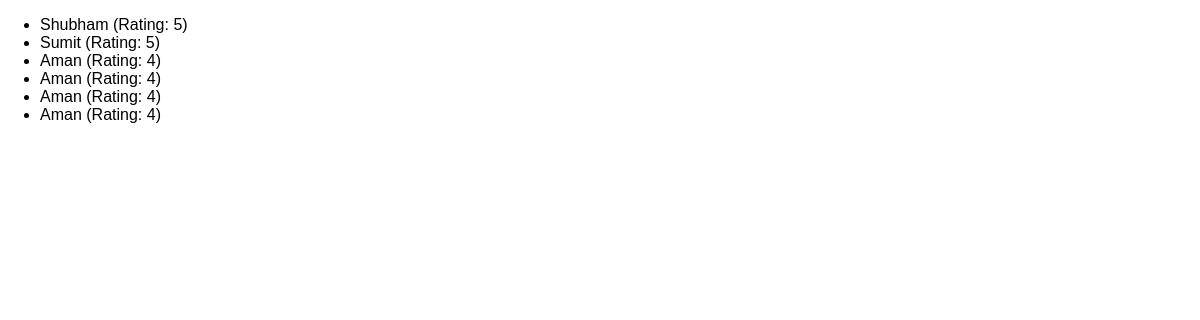
The page /reviews/ on the database as committed earlier.
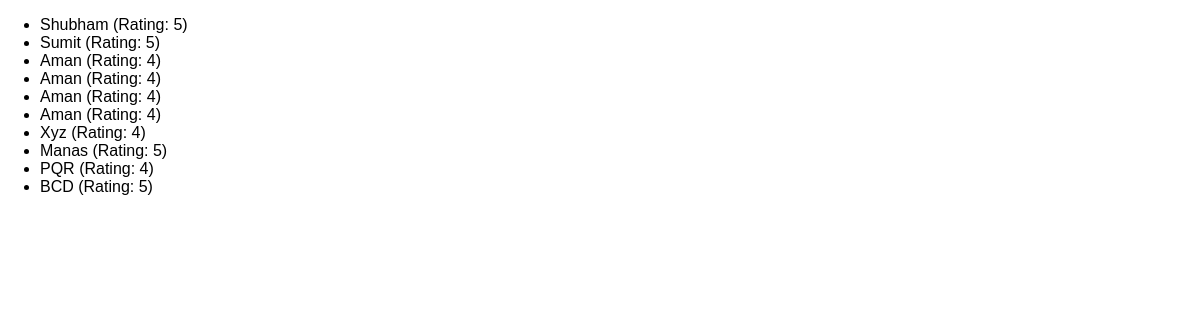
The same page on the database as committed later.
### reviews/models.py (models this page shows)
class Review(models.Model):
    user_name = models.CharField(max_length=100)
    review_text = models.TextField()
    rating = models.IntegerField()

### reviews/views.py (the view)
# urls.py: path("reviews/", views.ReviewListView.as_view()),
class ReviewListView(ListView):
    template_name = "reviews/review-list.html"
    model = Review
    context_object_name = "reviews"
    def get_queryset(self):
        base_query = super().get_queryset()
        data = base_query.filter(rating__gte=4)
        return data

### reviews/templates/reviews/review-list.html (shortened to what this page needs)
{% extends "reviews/base.html" %}
{% block content %}
    <ul>
        {% for review in reviews %}
            <li>{{ review.user_name }} (Rating: {{ review.rating }})</li>
        {% endfor%}
    </ul>
{% endblock %}

### reviews/templates/reviews/base.html (shortened to what this page needs)
{% load static %}
<!DOCTYPE html>
<html lang="en">
<head>
    <link rel="stylesheet" href={% static "reviews/styles.css" %}>
</head>
<body>
    {% block content %}
    {% endblock %}
</body>
</html>

### reviews/static/reviews/styles.css (style rules this page uses)
body { font-family: sans-serif; margin: 0; }

Rows that differ between the two databases and show on the page:
added Review: user_name "Xyz", rating "4"
added Review: user_name "Manas", rating "5"
added Review: user_name "PQR", rating "4"
added Review: user_name "BCD", rating "5"
